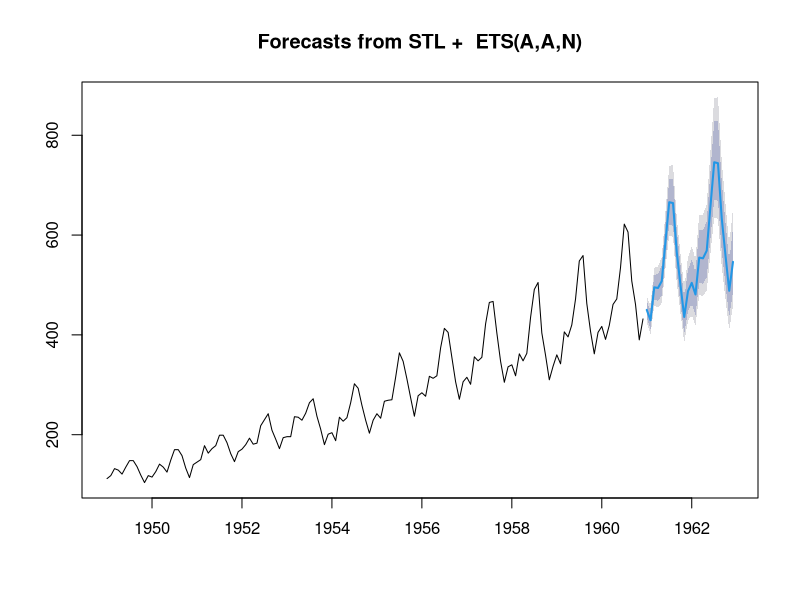

The R script that drew this image:
## ---- chunk 1
library(forecast)
plot(stlf(AirPassengers, lambda=0))
## ---- chunk 2
knitr::kable(head(iris))
